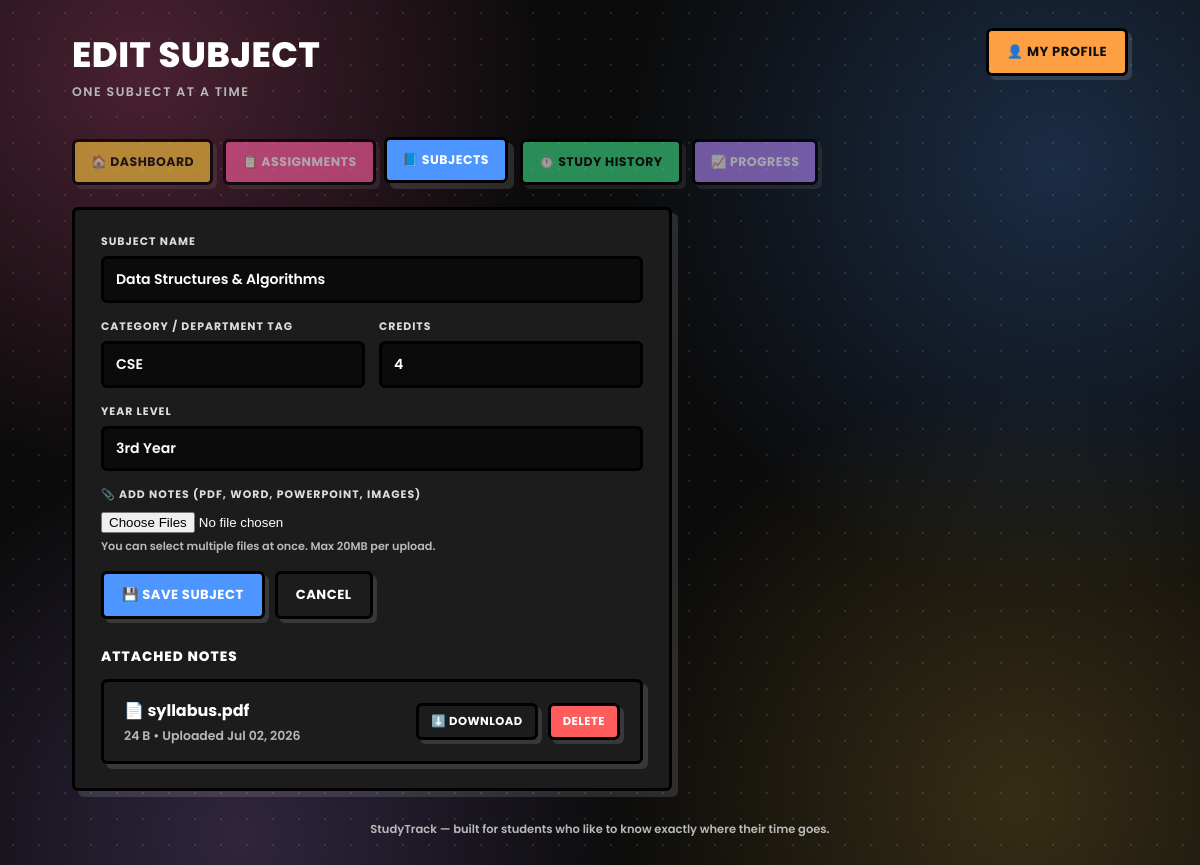
/subjects/1/edit (signed in), run on the app's committed database.
### app.py (models this page shows)
class Subject(db.Model):
    id = db.Column(db.Integer, primary_key=True)
    user_id = db.Column(db.Integer, db.ForeignKey('user.id'), nullable=False)
    name = db.Column(db.String(150), nullable=False)
    category = db.Column(db.String(50), default='CORE')
    credits = db.Column(db.Integer, default=0)
    year_level = db.Column(db.String(20), default='1st Year')
    assignments = db.relationship('Assignment', backref='subject', cascade='all, delete-orphan')
    study_sessions = db.relationship('StudySession', backref='subject', cascade='all, delete-orphan')
    notes = db.relationship('SubjectNote', backref='subject', cascade='all, delete-orphan',
                             foreign_keys='SubjectNote.subject_id')

class SubjectNote(db.Model):
    id = db.Column(db.Integer, primary_key=True)
    subject_id = db.Column(db.Integer, db.ForeignKey('subject.id'), nullable=False)
    user_id = db.Column(db.Integer, db.ForeignKey('user.id'), nullable=False)
    original_filename = db.Column(db.String(255), nullable=False)
    stored_filename = db.Column(db.String(255), nullable=False)
    file_size = db.Column(db.Integer, default=0)
    uploaded_at = db.Column(db.DateTime, default=datetime.utcnow)

### app.py (the view, shortened to what this page needs)
@app.route('/subjects/<int:item_id>/edit', methods=['GET', 'POST'])
@login_required
def edit_subject(item_id):
    s = Subject.query.filter_by(id=item_id, user_id=current_user.id).first_or_404()
    return render_template('subject_form.html', year_levels=YEAR_LEVELS, subject=s, form_title='Edit Subject')

### app.py (called while the page is built, shortened)
@login_manager.user_loader
def load_user(user_id):
    return User.query.get(int(user_id))

def human_filesize(num_bytes):
    num_bytes = float(num_bytes or 0)
    for unit in ['B', 'KB', 'MB']:
        if num_bytes < 1024:
            return f"{num_bytes:.0f} {unit}" if unit == 'B' else f"{num_bytes:.1f} {unit}"
        num_bytes /= 1024
    return f"{num_bytes:.1f} GB"

@app.context_processor
def inject_active_timer():
    return {'global_active_timer': None}

### templates/subject_form.html (shortened to what this page needs)
{% extends "base.html" %}
{% block page_title %}{{ form_title }}{% endblock %}
{% block page_subtitle %}One subject at a time{% endblock %}
{% block content %}
<div class="form-card">
  <form method="POST" enctype="multipart/form-data">
    <div class="auth-field field">
      <label>Subject Name</label>
      <input type="text" name="name" placeholder="e.g. Engineering Mathematics I" value="{{ subject.name if subject else '' }}" required>
    </div>
    <div class="field-grid auth-field">
      <div class="field">
        <label>Category / Department Tag</label>
        <input type="text" name="category" placeholder="e.g. CORE, AIML" value="{{ subject.category if subject else '' }}">
      </div>
      <div class="field">
        <label>Credits</label>
        <input type="number" name="credits" min="0" max="20" value="{{ subject.credits if subject else 0 }}">
      </div>
    </div>
    <div class="auth-field field">
      <label>Year Level</label>
      <select name="year_level">
        {% for y in year_levels %}
        <option value="{{ y }}" {{ 'selected' if subject and subject.year_level == y }}>{{ y }}</option>
        {% endfor %}
      </select>
    </div>
    <div class="auth-field field">
      <label>📎 Add Notes (PDF, Word, PowerPoint, images)</label>
      <input type="file" name="notes" multiple accept=".pdf,.doc,.docx,.ppt,.pptx,.txt,.png,.jpg,.jpeg">
      <div class="gmail-hint">You can select multiple files at once. Max 20MB per upload.</div>
    </div>
    <div class="btn-row">
      <button type="submit" class="btn btn-blue">💾 Save Subject</button>
      <a href="{{ url_for('subjects') }}" class="btn btn-outline">Cancel</a>
    </div>
  </form>
  {% if subject %}
  <div class="section-heading" style="margin-top:28px;">Attached Notes</div>
  {% if subject.notes %}
  <div class="list-panel">
    {% for note in subject.notes %}
    <div class="list-row">
      <div class="meta">
        <div class="title">📄 {{ note.original_filename }}</div>
        <div class="sub">{{ note.file_size|filesize }} • Uploaded {{ note.uploaded_at.strftime('%b %d, %Y') }}</div>
      </div>
      <div class="btn-row">
        <a href="{{ url_for('download_subject_note', item_id=subject.id, note_id=note.id) }}" class="btn btn-outline btn-sm">⬇️ Download</a>
        <form method="POST" action="{{ url_for('delete_subject_note', item_id=subject.id, note_id=note.id) }}" onsubmit="return confirmDelete('Delete this file?')">
          <button type="submit" class="btn btn-red btn-sm">Delete</button>
        </form>
      </div>
    </div>
    {% endfor %}
  </div>
  {% else %}
  <div class="list-panel">
    <div class="empty-state">
      <div class="small">No notes attached yet — use the field above to add some.</div>
    </div>
  </div>
  {% endif %}
  {% endif %}
</div>
{% endblock %}

### static/css/style.css (style rules this page uses)
:root { --c-yellow: #FFC940; --c-pink: #FF5FA2; --c-blue: #4D96FF; --c-green: #3DDC84; --c-purple: #B084F5; --c-orange: #FF9F43; --c-red: #FF5C5C; --radius: 6px; --border-w: 3px; --font: 'Poppins', 'Segoe UI', Arial, sans-serif; }
[data-theme="dark"] { --bg: #0b0b0b; --bg-panel: #1c1c1c; --text: #ffffff; --text-dim: #b9b9b9; --border: #000000; --shadow: rgba(255, 255, 255, 0.12); --input-bg: #0b0b0b; --input-border: #444444; --card-dark-text: #111111; --bg-dot: rgba(255, 255, 255, 0.11); --glow-1: rgba(255, 95, 162, 0.26); --glow-2: rgba(77, 150, 255, 0.24); --glow-3: rgba(176, 132, 245, 0.22); --glow-4: rgba(255, 201, 64, 0.18); }
html { background: var(--bg); }
* { box-sizing: border-box; }
body { margin: 0; font-family: var(--font); color: var(--text); min-height: 100vh; position: relative; transition: background 0.15s ease, color 0.15s ease; background-color: var(--bg); background-image: radial-gradient(circle 560px at 12% 8%, var(--glow-1), transparent 72%), radial-gradient(circle 600px at 88% 18%, var(--glow-2), transparent 72%), radial-gradient(circle 540px at 20% 92%, var(--glow-3), transparent 72%), radial-gradient(circle 580px at 85% 88%, var(--glow-4), transparent 72%), radial-gradient(var(--bg-dot) 1.5px, transparent 1.5px); background-size: auto, auto, auto, auto, 26px 26px; background-attachment: fixed, fixed, fixed, fixed, fixed; background-repeat: no-repeat, no-repeat, no-repeat, no-repeat, repeat; }
a { color: inherit; text-decoration: none; }
.btn { display: inline-flex; align-items: center; gap: 8px; font-family: var(--font); font-weight: 700; font-size: 0.82rem; letter-spacing: 0.5px; text-transform: uppercase; color: #111; background: var(--c-yellow); border: var(--border-w) solid var(--border); border-radius: var(--radius); padding: 11px 18px; cursor: pointer; box-shadow: 4px 4px 0 var(--shadow); transition: transform 0.08s ease, box-shadow 0.08s ease; white-space: nowrap; }
.btn-blue { background: var(--c-blue); color: #fff; }
.btn-red { background: var(--c-red); color: #fff; }
.btn-outline { background: var(--bg-panel); color: var(--text); }
.btn-sm { padding: 7px 12px; font-size: 0.72rem; }
.btn-row { display: flex; gap: 10px; flex-wrap: wrap; }
.field-grid { display: grid; grid-template-columns: repeat(auto-fit, minmax(200px, 1fr)); gap: 14px; }
.field label { display: block; font-size: 0.68rem; font-weight: 700; letter-spacing: 1px; text-transform: uppercase; margin-bottom: 6px; opacity: 0.85; }
select, input[type="text"], input[type="email"], input[type="password"], input[type="number"], input[type="date"], input[type="time"], textarea { width: 100%; font-family: var(--font); font-weight: 600; font-size: 0.88rem; background: var(--input-bg); color: var(--text); border: var(--border-w) solid var(--border); border-radius: var(--radius); padding: 10px 12px; }
select { appearance: none; cursor: pointer; }
.list-panel { border: var(--border-w) solid var(--border); border-radius: var(--radius); box-shadow: 5px 5px 0 var(--shadow); background: var(--bg-panel); overflow: hidden; }
.list-row { display: flex; justify-content: space-between; align-items: center; gap: 16px; padding: 16px 20px; border-bottom: var(--border-w) solid var(--border); flex-wrap: wrap; }
.list-row:last-child { border-bottom: none; }
.list-row .meta { display: flex; flex-direction: column; gap: 4px; }
.list-row .meta .title { font-weight: 700; font-size: 1rem; }
.list-row .meta .sub { font-size: 0.78rem; color: var(--text-dim); font-weight: 600; }
.auth-field { margin-bottom: 16px; }
.gmail-hint { font-size: 0.7rem; font-weight: 600; color: var(--text-dim); margin-top: 4px; }
.section-heading { font-weight: 800; font-size: 0.85rem; letter-spacing: 1px; text-transform: uppercase; margin: 26px 0 12px; }
.form-card { background: var(--bg-panel); border: var(--border-w) solid var(--border); border-radius: var(--radius); box-shadow: 6px 6px 0 var(--shadow); padding: 24px 26px; max-width: 600px; }

### data on the page
Subject: name "Data Structures & Algorithms", category "CSE", credits "4"
SubjectNote: original_filename "syllabus.pdf", file_size|filesize "24 B", uploaded_at "Jul 02, 2026"

### other printed values
form field year_level "3rd Year"
